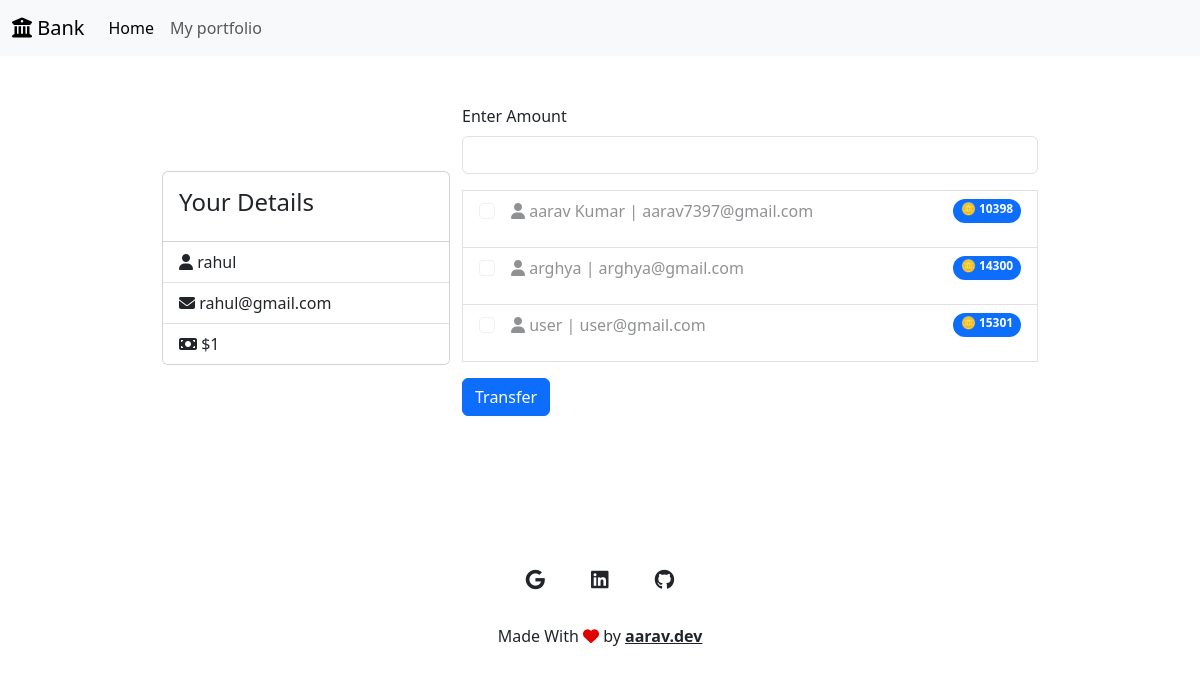
Screenshot of /u/4/ with the database file from the repository.
### core/models.py (models this page shows, shortened)
class Customer(models.Model):
    name  = models.CharField(max_length=200, blank=False, null=False)
    email = models.CharField(max_length=50, blank=False, null=False)

class Account(models.Model):
    customer = models.OneToOneField(Customer, on_delete=models.CASCADE)
    balance  = models.IntegerField(default=10000)

### core/views.py (the view)
# urls.py: path("u/<int:id>/", views.customer_view, name="customer"),
def customer_view(request, id):
    try:
        customer1 = Customer.objects.get(id=id)
    except Customer.DoesNotExist:
        error = "Error: No such customer"
        return render(request, "core/customer.html", {
            "error": error,
            "customer1":None,
            "customer2":None
        })
    if request.method == "json" :
        return JsonResponse({
            customer1.id
        })
    try:
        customer2 = Customer.objects.all().exclude(id=id)
    except Customer.DoesNotExist:
        error = "Error: No any other customers"
        return render(request, "core/customer.html", {
            "error": error,
            "customer1":customer1,
            "customer2":None
        })
    return render(request, "core/customer.html", {
        "error" : None,
        "customer1": customer1,
        "customer2": customer2,
    })

### core/templates/core/customer.html (shortened to what this page needs)
{% extends 'core/layout.html'%}
{% load static %}
{% block body %}
<div class="row justify-content-center align-items-center">
  <div class="col-lg-3 col-sm-12">
    <div class="card" style="width: 18rem;">
      <div class="card-title m-3">
        <h4>Your Details</h4>
      </div>
      <ul class="list-group list-group-flush">
        <li class="list-group-item"><i class="fa-solid fa-user"></i> {{customer1.name}}</li>
        <li class="list-group-item"><i class="fa-solid fa-envelope"></i> {{customer1.email}}</li>
        <li class="list-group-item"><i class="fa-solid fa-money-bill"></i> ${{customer1.account.balance}}</li>
      </ul>
    </div>
  </div>
  <div class="col-lg-6 col-sm-12 my-5">
    <ol class="list-group " id="listTable">
      {% if not customer2 %}
        <h4 class="align-self-center">No Data</h4>
      {% else %}
        <form method="POST" action="{% url 'transaction' customer1.id %}" id="transaction-form">
            <div class="mb-3">
              <label for="amount" class="form-label">Enter Amount</label>
              <input name="amount_value" type="number" class="form-control" id="amount" aria-describedby="number" min="1" max="{{ customer1.account.balance }}">
            </div>
          <div id="customer2List">
          {% for customer in customer2 %}
            <li data-list-id="{{ customer.email }}" class="list-group-item blood-list">
                <div class="mb-3 form-check d-flex w-100">
                  <input type="checkbox" class="form-check-input person-checkbox" id="{{ customer.id }}" name="{{ customer.id }}">
                  <label class="form-check-label mx-3" for="{{customer.id}}"><i class="fa-solid fa-user"></i> {{ customer.name }} | {{ customer.email }}</label>
                  <span class="badge text-bg-primary rounded-pill ms-auto" data-list-id="{{ listing.id }}">🪙 {{ customer.account.balance }}</span>
                </div>
            </li>
          {% endfor %}
          </div>
          <button id="submit-form" class="btn btn-primary my-3">Transfer</button>
        </form>
      {% endif %}
    </ol>
  </div>
</div>
{% endblock %}

### rows the page displays
Customer: name "rahul", email "rahul@gmail.com", account.balance "1"
Customer: name "aarav Kumar", email "aarav7397@gmail.com", account.balance "10398"
Customer: name "arghya", email "arghya@gmail.com", account.balance "14300"
Customer: name "user", email "user@gmail.com", account.balance "15301"
